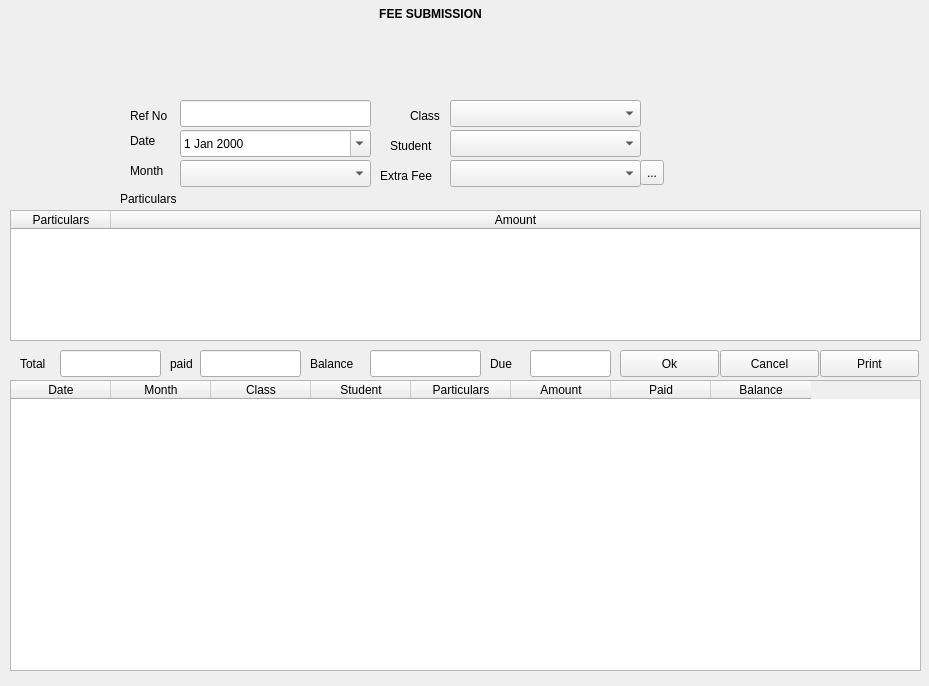
<?xml version="1.0" encoding="UTF-8"?>
<ui version="4.0">
 <class>fee_submission</class>
 <widget class="QWidget" name="fee_submission">
  <property name="geometry">
   <rect>
    <x>0</x>
    <y>0</y>
    <width>929</width>
    <height>686</height>
   </rect>
  </property>
  <property name="windowTitle">
   <string>Form</string>
  </property>
  <widget class="QLabel" name="label">
   <property name="geometry">
    <rect>
     <x>130</x>
     <y>100</y>
     <width>51</width>
     <height>31</height>
    </rect>
   </property>
   <property name="text">
    <string>Ref No</string>
   </property>
  </widget>
  <widget class="QLabel" name="label_2">
   <property name="geometry">
    <rect>
     <x>130</x>
     <y>130</y>
     <width>51</width>
     <height>21</height>
    </rect>
   </property>
   <property name="text">
    <string>Date</string>
   </property>
  </widget>
  <widget class="QLabel" name="label_3">
   <property name="geometry">
    <rect>
     <x>130</x>
     <y>160</y>
     <width>51</width>
     <height>21</height>
    </rect>
   </property>
   <property name="text">
    <string>Month</string>
   </property>
  </widget>
  <widget class="QLabel" name="label_4">
   <property name="geometry">
    <rect>
     <x>120</x>
     <y>190</y>
     <width>81</width>
     <height>17</height>
    </rect>
   </property>
   <property name="text">
    <string>Particulars</string>
   </property>
  </widget>
  <widget class="QLabel" name="label_5">
   <property name="geometry">
    <rect>
     <x>170</x>
     <y>350</y>
     <width>31</width>
     <height>27</height>
    </rect>
   </property>
   <property name="text">
    <string>paid</string>
   </property>
  </widget>
  <widget class="QLabel" name="label_6">
   <property name="geometry">
    <rect>
     <x>310</x>
     <y>350</y>
     <width>61</width>
     <height>27</height>
    </rect>
   </property>
   <property name="text">
    <string>Balance</string>
   </property>
  </widget>
  <widget class="QLineEdit" name="refno">
   <property name="geometry">
    <rect>
     <x>180</x>
     <y>100</y>
     <width>191</width>
     <height>27</height>
    </rect>
   </property>
   <property name="readOnly">
    <bool>true</bool>
   </property>
  </widget>
  <widget class="QComboBox" name="month">
   <property name="geometry">
    <rect>
     <x>180</x>
     <y>160</y>
     <width>191</width>
     <height>27</height>
    </rect>
   </property>
  </widget>
  <widget class="QLineEdit" name="paid">
   <property name="geometry">
    <rect>
     <x>200</x>
     <y>350</y>
     <width>101</width>
     <height>27</height>
    </rect>
   </property>
   <property name="text">
    <string/>
   </property>
  </widget>
  <widget class="QLineEdit" name="balance">
   <property name="geometry">
    <rect>
     <x>370</x>
     <y>350</y>
     <width>111</width>
     <height>27</height>
    </rect>
   </property>
  </widget>
  <widget class="QPushButton" name="save">
   <property name="geometry">
    <rect>
     <x>620</x>
     <y>350</y>
     <width>99</width>
     <height>27</height>
    </rect>
   </property>
   <property name="text">
    <string>Ok</string>
   </property>
  </widget>
  <widget class="QPushButton" name="cancel">
   <property name="geometry">
    <rect>
     <x>720</x>
     <y>350</y>
     <width>99</width>
     <height>27</height>
    </rect>
   </property>
   <property name="text">
    <string>Cancel</string>
   </property>
  </widget>
  <widget class="QComboBox" name="classlist">
   <property name="geometry">
    <rect>
     <x>450</x>
     <y>100</y>
     <width>191</width>
     <height>27</height>
    </rect>
   </property>
  </widget>
  <widget class="QLabel" name="label_7">
   <property name="geometry">
    <rect>
     <x>410</x>
     <y>100</y>
     <width>41</width>
     <height>31</height>
    </rect>
   </property>
   <property name="text">
    <string>Class</string>
   </property>
  </widget>
  <widget class="QComboBox" name="student">
   <property name="geometry">
    <rect>
     <x>450</x>
     <y>130</y>
     <width>191</width>
     <height>27</height>
    </rect>
   </property>
  </widget>
  <widget class="QLabel" name="label_8">
   <property name="geometry">
    <rect>
     <x>390</x>
     <y>130</y>
     <width>61</width>
     <height>31</height>
    </rect>
   </property>
   <property name="text">
    <string>Student</string>
   </property>
  </widget>
  <widget class="QLabel" name="label_9">
   <property name="geometry">
    <rect>
     <x>0</x>
     <y>-1</y>
     <width>861</width>
     <height>31</height>
    </rect>
   </property>
   <property name="text">
    <string>&lt;html&gt;&lt;head/&gt;&lt;body&gt;&lt;p align=&quot;center&quot;&gt;&lt;span style=&quot; font-weight:600;&quot;&gt;FEE SUBMISSION&lt;/span&gt;&lt;/p&gt;&lt;/body&gt;&lt;/html&gt;</string>
   </property>
  </widget>
  <widget class="QTableWidget" name="tableWidget">
   <property name="geometry">
    <rect>
     <x>10</x>
     <y>380</y>
     <width>911</width>
     <height>291</height>
    </rect>
   </property>
   <attribute name="verticalHeaderStretchLastSection">
    <bool>true</bool>
   </attribute>
   <column>
    <property name="text">
     <string>Date</string>
    </property>
   </column>
   <column>
    <property name="text">
     <string>Month</string>
    </property>
   </column>
   <column>
    <property name="text">
     <string>Class</string>
    </property>
   </column>
   <column>
    <property name="text">
     <string>Student</string>
    </property>
   </column>
   <column>
    <property name="text">
     <string>Particulars</string>
    </property>
   </column>
   <column>
    <property name="text">
     <string>Amount</string>
    </property>
   </column>
   <column>
    <property name="text">
     <string>Paid</string>
    </property>
   </column>
   <column>
    <property name="text">
     <string>Balance</string>
    </property>
   </column>
  </widget>
  <widget class="QPushButton" name="save_2">
   <property name="geometry">
    <rect>
     <x>820</x>
     <y>350</y>
     <width>99</width>
     <height>27</height>
    </rect>
   </property>
   <property name="text">
    <string>Print</string>
   </property>
  </widget>
  <widget class="QLabel" name="label_10">
   <property name="geometry">
    <rect>
     <x>20</x>
     <y>350</y>
     <width>41</width>
     <height>27</height>
    </rect>
   </property>
   <property name="text">
    <string>Total</string>
   </property>
  </widget>
  <widget class="QLineEdit" name="total">
   <property name="geometry">
    <rect>
     <x>60</x>
     <y>350</y>
     <width>101</width>
     <height>27</height>
    </rect>
   </property>
   <property name="text">
    <string/>
   </property>
   <property name="readOnly">
    <bool>true</bool>
   </property>
  </widget>
  <widget class="QToolButton" name="toolButton">
   <property name="geometry">
    <rect>
     <x>640</x>
     <y>160</y>
     <width>24</width>
     <height>25</height>
    </rect>
   </property>
   <property name="text">
    <string>...</string>
   </property>
   <property name="icon">
    <iconset resource="toddlers.qrc">
     <normaloff>:/icon/Add-icon.png</normaloff>:/icon/Add-icon.png</iconset>
   </property>
  </widget>
  <widget class="QLabel" name="label_11">
   <property name="geometry">
    <rect>
     <x>380</x>
     <y>160</y>
     <width>67</width>
     <height>31</height>
    </rect>
   </property>
   <property name="text">
    <string>Extra Fee</string>
   </property>
  </widget>
  <widget class="QComboBox" name="Extrafee">
   <property name="geometry">
    <rect>
     <x>450</x>
     <y>160</y>
     <width>191</width>
     <height>27</height>
    </rect>
   </property>
  </widget>
  <widget class="QTableWidget" name="particulars">
   <property name="geometry">
    <rect>
     <x>10</x>
     <y>210</y>
     <width>911</width>
     <height>131</height>
    </rect>
   </property>
   <attribute name="horizontalHeaderStretchLastSection">
    <bool>true</bool>
   </attribute>
   <column>
    <property name="text">
     <string>Particulars</string>
    </property>
   </column>
   <column>
    <property name="text">
     <string>Amount</string>
    </property>
   </column>
  </widget>
  <widget class="QDateEdit" name="date">
   <property name="geometry">
    <rect>
     <x>180</x>
     <y>130</y>
     <width>191</width>
     <height>27</height>
    </rect>
   </property>
   <property name="calendarPopup">
    <bool>true</bool>
   </property>
  </widget>
  <widget class="QLabel" name="label_12">
   <property name="geometry">
    <rect>
     <x>490</x>
     <y>350</y>
     <width>41</width>
     <height>27</height>
    </rect>
   </property>
   <property name="text">
    <string>Due</string>
   </property>
  </widget>
  <widget class="QLineEdit" name="due">
   <property name="geometry">
    <rect>
     <x>530</x>
     <y>350</y>
     <width>81</width>
     <height>27</height>
    </rect>
   </property>
  </widget>
 </widget>
 <resources>
  <include location="toddlers.qrc"/>
 </resources>
 <connections/>
</ui>
